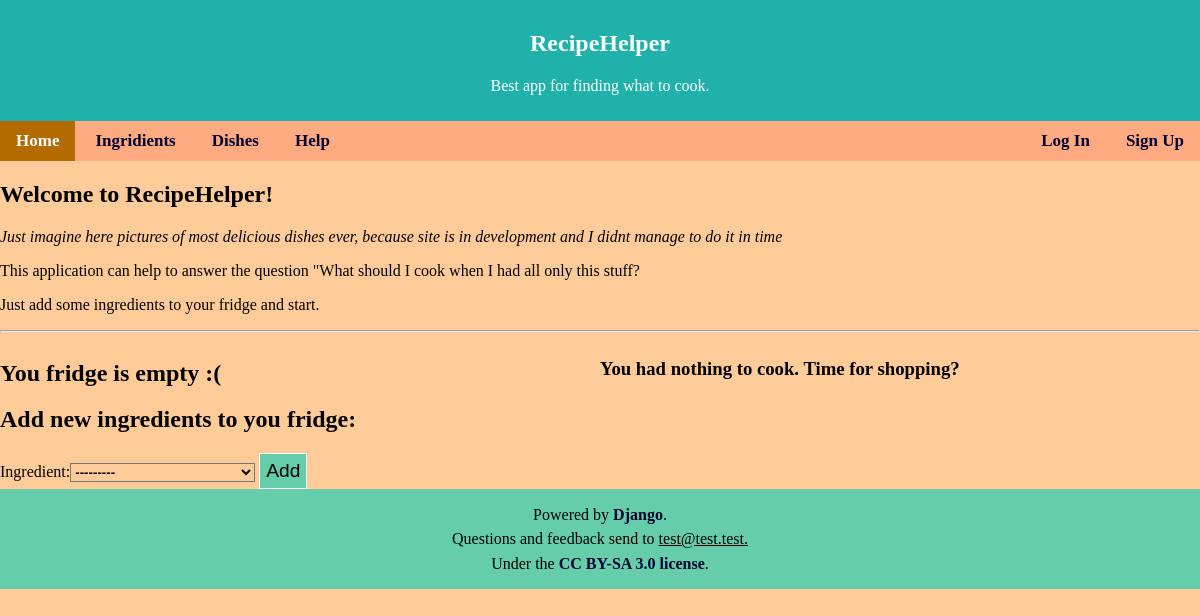
The app's page /, older data.
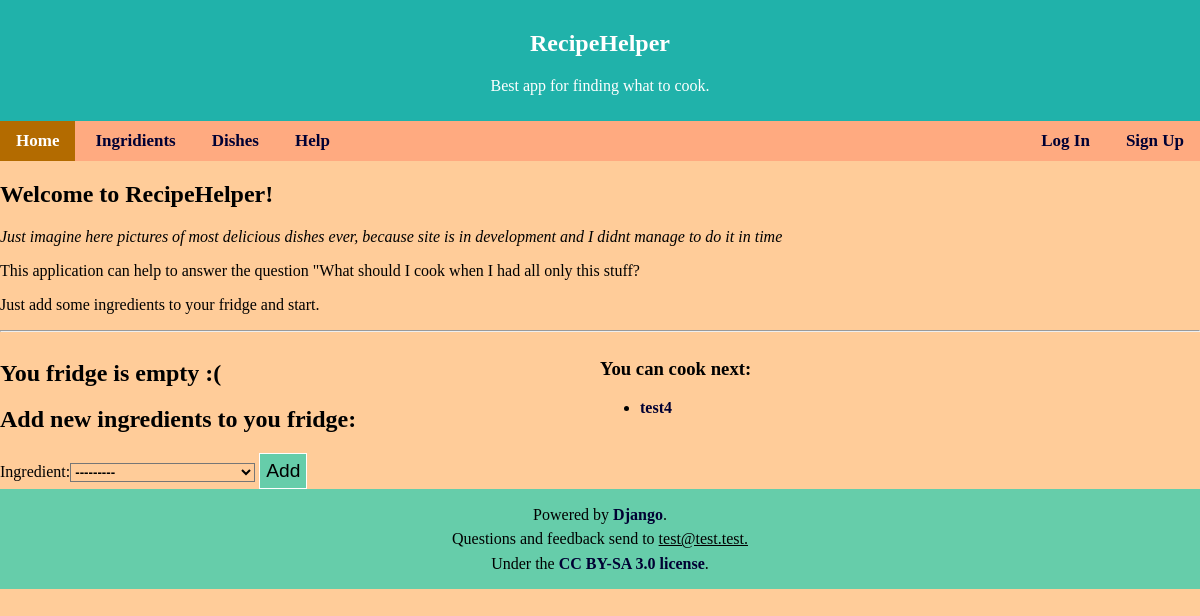
The same page, newer data.
### Picker/models.py (models this page shows, shortened)
class Dish(models.Model):
    name = models.CharField(max_length = 100)
    description = models.TextField(blank=True, default='')

### Picker/views.py (the view)
# urls.py: path('', views.index, name='index'), #home page
def index(request):
    edit = request.GET.get('edit_mode')
    current_user = request.user
    if current_user.is_authenticated:
        fridge_ing = Fridge.objects.filter(user_id = current_user.id, is_available = True).select_related('ingredient')
        if request.method == 'POST':
            is_deleted = False
            for temp in fridge_ing:
                if str(temp.ingredient_id) in request.POST:
                    temp.is_available = False
                    temp.save()
                    form = AddIngredient()
                    is_deleted = True
                    break
            if not is_deleted:
                form = AddIngredient(request.POST)
                if form.is_valid():
                    ing_id = form.cleaned_data['ingredient'].id
                    try:
                        k = Fridge.objects.get(user_id = current_user.id, ingredient_id = ing_id)
                        k.is_available = True
                        k.save()
                    except Fridge.DoesNotExist:
                        k = Fridge(user_id = current_user.id, ingredient_id = ing_id)
                        k.save()
            fridge_ing = Fridge.objects.filter(user_id=current_user.id, is_available=True).select_related('ingredient')
        else:
            form = AddIngredient()
        available_dish_id = recipe_finder(current_user)
        dish_list = [Dish.objects.get(id=i['id']) for i in available_dish_id]
        context = {
            'user': current_user,
            'ing_list': fridge_ing,
            'dish_list': dish_list,
            'form': form,
        }
    else: #for anonymous user (Logic same as above)
        ing_re = request.session.setdefault('ing_re', [])
        ing_list = [Ingredient.objects.get(id=i) for i in request.session['ing_re']]
        if request.method == 'POST':
            is_deleted = False
            for temp in request.session['ing_re']:
                if str(temp) in request.POST:
                    s = request.session['ing_re']
                    s.remove(temp)
                    print("Lefted", s)
                    request.session['ing_re'] = s
                    form = AddIngredient()
                    is_deleted = True
                    break
            if not is_deleted:
                form = AddIngredient(request.POST)
                if form.is_valid():
                    ing_id = form.cleaned_data['ingredient'].id
                    request.session['ing_re'] = ing_re + [ing_id,]
            ing_list = [Ingredient.objects.get(id=i) for i in request.session['ing_re']]
        else:
            form = AddIngredient()
        dish_ids = recipe_finder_session(request.session)
        dish_list = [Dish.objects.get(id=i['id']) for i in dish_ids]
        context = {
            'user': request.session,
            'ing_list': ing_list,
            'dish_list': dish_list,
            'form': form,
        }
    template = loader.get_template('home.html')
    if edit:
        print('Get')
        template = loader.get_template('base.html')
    return HttpResponse(template.render(context, request))

### Picker/forms.py
class AddIngredient(forms.Form):
    ingredient = forms.ModelChoiceField(queryset = Ingredient.objects.all())

### Picker/models.py (called while the page is built)
def recipe_finder_session(session):
    recipes = Recipe.objects.exclude(ingredient__in=session['ing_re']).values('dish__id')
    dishes = Dish.objects.all().values('id')
    available_dish_id = dishes.difference(recipes)
    return available_dish_id

    def __str__(self):
        return self.name

### templates/home.html (shortened to what this page needs)
{% extends 'base.html' %}
{% load static %}
{% block content %}
<div class="welcome">
{% if user.is_authenticated %}
<h2>Hi {{ user.username }}! Welcome back!</h2>
{% else %}
<h2> Welcome to RecipeHelper!</h2>
<p><em>Just imagine here pictures of most delicious dishes ever, because site is in development and I didnt manage to do it in time</em></p>
<p>This application can help to answer the question "What should I cook when I had all only this stuff?</p>
<p>Just add some ingredients to your fridge and start.</p>
{% endif %}
</div>
<hr>
<div class="wrapper">
<div class="fridge">
    {% if ing_list %}
    <h2>It is your fridge:</h2>
    <table>
        {% for ing in ing_list %}
        {% if user.is_authenticated %}
        <tr>
        <th>
            <a href="/ingredient/{{ ing.ingredient_id }} "> {{ ing.ingredient.name }} </a>
        </th>
        <th>
            <form method="post" >
                {% csrf_token %}
                <div class="delButton">
                    <input type="submit" name = "{{ ing.ingredient_id }}" value="Delete">
                </div>
            </form>
        </th>
        </tr>
        {% else %}
        <tr>
        <th>
            <a href="/ingredient/{{ ing.id }} "> {{ ing.name }} </a>
        </th>
        <th>
            <form method="post" >
                {% csrf_token %}
                <div class="delButton">
                    <input type="submit" name = "{{ ing.id }}" value="Delete">
                </div>
            </form>
        </th>
        </tr>
        {% endif %}
        {% endfor %}
    </table>
    {% else %}
    <h2>You fridge is empty :(</h2>
    {% endif %}
    <h2>Add new ingredients to you fridge:</h2>
    <form method="post">
        {{ form }}
        <input type="submit" value="Add" class="Submit">
    </form>
</div>
<div class="posibilities">
    {% if dish_list %}
    <h3>You can cook next:</h3>
    <ul>
        {% for dish in dish_list %}
        <li><a href="/recipe/{{ dish.id }} "> {{ dish.name }} </a>
        {% endfor %}
    </ul>
    {% else %}
    <h3>You had nothing to cook. Time for shopping?</h3>
    {% endif %}
</div>
</div>
{% endblock %}

Row changes from the older to the newer data that the page shows:
added Dish: name "test4"
Text that changed along with them:
text no longer shown: "You had nothing to cook. Time for shopping?"
text now shown: "You can cook next:"
